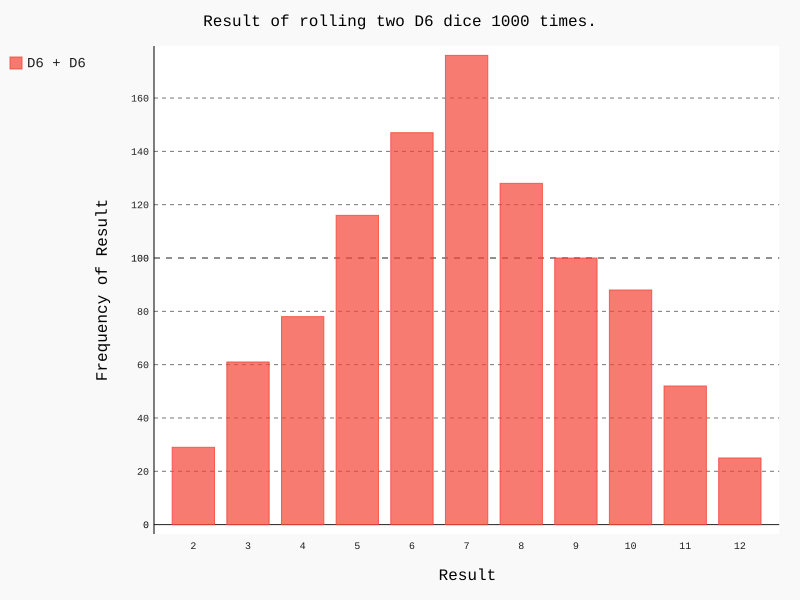

The Python source for this figure:
import pygal

from die import Die

die_1 = Die()
die_2 = Die()

results = []
for roll_num in range(1000):
    result = die_1.roll() +die_2.roll()
    results.append(result)

frequencies = []
max_result = die_1.num_sides + die_2.num_sides
for value in range(2, max_result+1):
    frequency = results.count(value)
    frequencies.append(frequency)

hist = pygal.Bar()

hist.title = "Result of rolling two D6 dice 1000 times."
hist.x_labels = [2, 3, 4, 5, 6, 7, 8, 9, 10, 11, 12]
hist.x_title = "Result"
hist.y_title = "Frequency of Result"

hist.add("D6 + D6", frequencies)
hist.render_to_file('dice_visual.svg')
